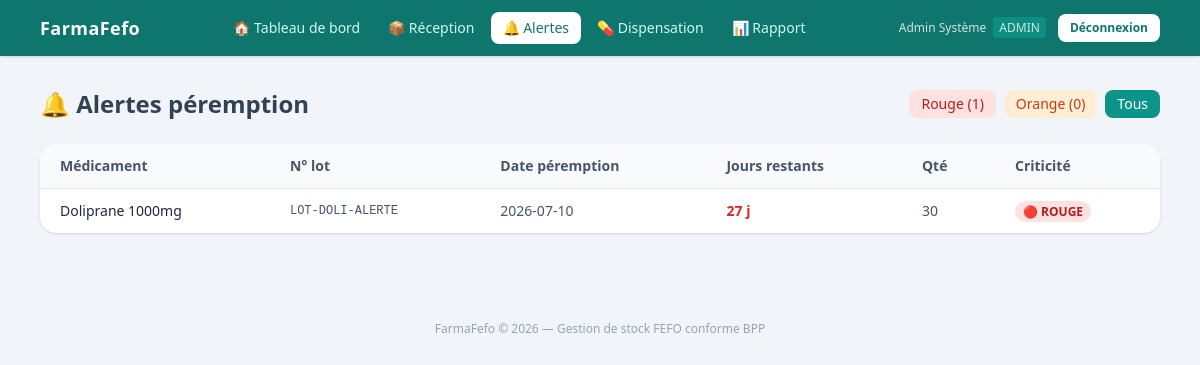
The page /alertes (signed in) on the database its author committed.
### tables this page shows
CREATE TABLE LOT (
    id                  VARCHAR(36)  PRIMARY KEY,
    medicament_id       VARCHAR(36)  NOT NULL,
    numero_lot          VARCHAR(100) NOT NULL,
    date_peremption     DATE         NOT NULL,
    quantite_disponible INT          NOT NULL CHECK (quantite_disponible >= 0),
    statut              VARCHAR(50)  NOT NULL
                        CHECK (statut IN ('DISPONIBLE','ALERTE_ORANGE','ALERTE_ROUGE','PERIME','DETRUIT')),
    cree_par            VARCHAR(36)  NOT NULL,
    CONSTRAINT fk_lot_medicament  FOREIGN KEY (medicament_id) REFERENCES MEDICAMENT(id),
    CONSTRAINT fk_lot_utilisateur FOREIGN KEY (cree_par)      REFERENCES UTILISATEUR(id)
);

CREATE TABLE MEDICAMENT (
    id                  VARCHAR(36)    PRIMARY KEY,
    nom_commercial      VARCHAR(255)   NOT NULL,
    code_cip13          VARCHAR(13)    UNIQUE NOT NULL,
    prix_achat_unitaire DECIMAL(10,2)  NOT NULL,
    seuil_alerte_stock  INT            NOT NULL
);

### config/database.php (called while the page is built, shortened)
<?php
class Database
{
    private static ?PDO $instance = null;
    public static function getConnection(): PDO
    {
        if (self::$instance === null) {
            $host   = 'localhost';
            $dbname = 'farmafefo';
            $user   = 'root';
            $pass   = '';
            $dsn = "mysql:host=$host;dbname=$dbname;charset=utf8mb4";
            self::$instance = new PDO($dsn, $user, $pass, [
                PDO::ATTR_ERRMODE            => PDO::ERRMODE_EXCEPTION,
                PDO::ATTR_DEFAULT_FETCH_MODE => PDO::FETCH_ASSOC,
                PDO::ATTR_EMULATE_PREPARES   => false,
            ]);
        }
        return self::$instance;
    }
}

### repository/LotRepository.php (called while the page is built, shortened)
<?php
require_once __DIR__ . '/../config/database.php';
class LotRepository
{
    private PDO $pdo;
    public function __construct()
    {
        $this->pdo = Database::getConnection();
    }
    private function fetchAll(string $sql, array $params = []): array
    {
        $stmt = $this->pdo->prepare($sql);
        $stmt->execute($params);
        return $stmt->fetchAll();
    }
    public function findAlertes(int $joursOrange = 90, int $joursRouge = 30): array
    {
        $rows = $this->fetchAll('
            SELECT l.*, m.nom_commercial
            FROM LOT l
            JOIN MEDICAMENT m ON m.id = l.medicament_id
            WHERE l.statut IN ("DISPONIBLE", "ALERTE_ORANGE", "ALERTE_ROUGE")
              AND l.quantite_disponible > 0
              AND l.date_peremption <= DATE_ADD(NOW(), INTERVAL ? DAY)
            ORDER BY l.date_peremption ASC
        ', [$joursOrange]);
        foreach ($rows as &$row) {
            $jours = (int)(new DateTime())->diff(new DateTime($row['date_peremption']))->days;
        }
        return $rows;
    }
}

### templates/alertes.php (the view)
<?php $pageTitle = 'Alertes péremption'; require __DIR__ . '/header.php'; ?>
<div class="flex items-center justify-between mb-6">
    <h1 class="text-2xl font-semibold text-slate-700">🔔 Alertes péremption</h1>
    <div class="flex gap-2 text-sm">
        <a href="<?= url('/alertes') ?>?filtre=rouge"
           class="px-3 py-1 rounded-lg font-medium transition
                  <?= ($filtre === 'rouge') ? 'bg-red-600 text-white' : 'bg-red-100 text-red-700 hover:bg-red-200' ?>">
            Rouge (<?= count($rouge) ?>)
        </a>
        <a href="<?= url('/alertes') ?>?filtre=orange"
           class="px-3 py-1 rounded-lg font-medium transition
                  <?= ($filtre === 'orange') ? 'bg-orange-500 text-white' : 'bg-orange-100 text-orange-700 hover:bg-orange-200' ?>">
            Orange (<?= count($orange) ?>)
        </a>
        <a href="<?= url('/alertes') ?>"
           class="px-3 py-1 rounded-lg font-medium transition
                  <?= ($filtre === '') ? 'bg-teal-600 text-white' : 'bg-slate-100 text-slate-600 hover:bg-slate-200' ?>">
            Tous
        </a>
    </div>
</div>
<?php
$affichage = match($filtre) {
    'rouge'  => $rouge,
    'orange' => $orange,
    default  => array_merge($rouge, $orange),
};
?>
<?php if (empty($affichage)): ?>
    <div class="bg-green-50 border border-green-200 text-green-800 rounded-xl p-6 text-center">
        ✅ Aucune alerte péremption pour le moment.
    </div>
<?php else: ?>
    <div class="bg-white rounded-2xl shadow overflow-hidden">
        <table class="w-full text-sm">
            <thead class="bg-slate-50 border-b border-slate-200">
                <tr>
                    <th class="text-left px-5 py-3 font-semibold text-slate-600">Médicament</th>
                    <th class="text-left px-5 py-3 font-semibold text-slate-600">N° lot</th>
                    <th class="text-left px-5 py-3 font-semibold text-slate-600">Date péremption</th>
                    <th class="text-left px-5 py-3 font-semibold text-slate-600">Jours restants</th>
                    <th class="text-left px-5 py-3 font-semibold text-slate-600">Qté</th>
                    <th class="text-left px-5 py-3 font-semibold text-slate-600">Criticité</th>
                </tr>
            </thead>
            <tbody class="divide-y divide-slate-100">
                <?php foreach ($affichage as $lot): ?>
                    <tr class="hover:bg-slate-50">
                        <td class="px-5 py-3 font-medium text-slate-800">
                            <?= htmlspecialchars($lot['nom_commercial']) ?>
                        </td>
                        <td class="px-5 py-3 text-slate-600 font-mono text-xs">
                            <?= htmlspecialchars($lot['numero_lot']) ?>
                        </td>
                        <td class="px-5 py-3 text-slate-600">
                            <?= htmlspecialchars($lot['date_peremption']) ?>
                        </td>
                        <td class="px-5 py-3 font-semibold
                            <?= $lot['criticite'] === 'rouge' ? 'text-red-600' : 'text-orange-600' ?>">
                            <?= $lot['jours_restants'] ?> j
                        </td>
                        <td class="px-5 py-3 text-slate-600"><?= $lot['quantite_disponible'] ?></td>
                        <td class="px-5 py-3">
                            <?php if ($lot['criticite'] === 'rouge'): ?>
                                <span class="bg-red-100 text-red-700 text-xs px-2 py-0.5 rounded-full font-semibold">🔴 ROUGE</span>
                            <?php else: ?>
                                <span class="bg-orange-100 text-orange-700 text-xs px-2 py-0.5 rounded-full font-semibold">🟠 ORANGE</span>
                            <?php endif; ?>
                        </td>
                    </tr>
                <?php endforeach; ?>
            </tbody>
        </table>
    </div>
<?php endif; ?>
<?php require __DIR__ . '/footer.php'; ?>

### public/index.php (shortened to what this page needs)
<?php
require_once __DIR__ . '/../config/database.php';
require_once __DIR__ . '/../repository/LotRepository.php';
$scriptDir = rtrim(dirname($_SERVER['SCRIPT_NAME']), '/');
$requestUri = parse_url($_SERVER['REQUEST_URI'], PHP_URL_PATH);
$base = dirname($scriptDir);
if ($base !== '/' && $base !== '' && str_starts_with($requestUri, $base)) {
    $uri = substr($requestUri, strlen($base));
} else {
    $uri = $requestUri;
}
function url(string $path): string
{
    $scriptDir = rtrim(dirname($_SERVER['SCRIPT_NAME']), '/');
    $base = dirname($scriptDir);
    return $base . $path;
}
switch ($uri) {
    case '/alertes':
        $repo    = new LotRepository();
        $alertes = $repo->findAlertes(90, 30);
        $rouge   = array_values(array_filter($alertes, fn($a) => $a['criticite'] === 'rouge'));
        $orange  = array_values(array_filter($alertes, fn($a) => $a['criticite'] === 'orange'));
        $filtre  = $_GET['filtre'] ?? '';
        include __DIR__ . '/../templates/alertes.php';
        break;
}

### templates/header.php (shortened to what this page needs)
<!DOCTYPE html>
<html lang="fr">
<head>
    <script src="https://cdn.tailwindcss.com"></script>
</head>
<body class="min-h-screen bg-slate-100">
<?php
$role = $_SESSION['role'] ?? '';
$navLinks = [
    '/dashboard'       => ['label' => '🏠 Tableau de bord', 'roles' => ['PREPARATEUR','PHARMACIEN','ADMIN']],
    '/stock/reception' => ['label' => '📦 Réception',       'roles' => ['PREPARATEUR','PHARMACIEN','ADMIN']],
    '/alertes'         => ['label' => '🔔 Alertes',         'roles' => ['PREPARATEUR','PHARMACIEN','ADMIN']],
    '/dispense'        => ['label' => '💊 Dispensation',    'roles' => ['PREPARATEUR','PHARMACIEN','ADMIN']],
    '/rapport'         => ['label' => '📊 Rapport',         'roles' => ['PHARMACIEN','ADMIN']],
];
function isActive(string $path): bool {
    $scriptDir  = rtrim(dirname($_SERVER['SCRIPT_NAME']), '/');
    $base       = dirname($scriptDir);
    $full = $base . $path;
    $current = parse_url($_SERVER['REQUEST_URI'], PHP_URL_PATH);
    return $current === $full || rtrim($current, '/') === rtrim($full, '/');
}
?>
<nav class="bg-teal-700 text-white shadow">
    <div class="max-w-6xl mx-auto px-4">
        <div class="flex items-center justify-between h-14">
            <a href="<?= url('/dashboard') ?>" class="font-bold text-lg tracking-wide">FarmaFefo</a>
            <div class="hidden md:flex items-center gap-1">
                <?php foreach ($navLinks as $path => $item): ?>
                    <?php if (in_array($role, $item['roles'])): ?>
                        <a href="<?= url($path) ?>"
                           class="px-3 py-1.5 rounded-lg text-sm font-medium transition
                                  <?= isActive($path) ? 'bg-white text-teal-700' : 'text-teal-100 hover:bg-teal-600' ?>">
                            <?= $item['label'] ?>
                        </a>
                    <?php endif; ?>
                <?php endforeach; ?>
            </div>
            <div class="flex items-center gap-3 text-sm">
                <span class="hidden sm:inline opacity-80 text-xs">
                    <?= htmlspecialchars($_SESSION['nom'] ?? '') ?>
                    <span class="ml-1 bg-teal-600 px-1.5 py-0.5 rounded text-xs">
                        <?= htmlspecialchars($role) ?>
                    </span>
                </span>
                <a href="<?= url('/logout') ?>"
                   class="bg-white text-teal-700 hover:bg-teal-50 font-semibold px-3 py-1.5 rounded-lg text-xs transition">
                    Déconnexion
                </a>
            </div>
        </div>
    </div>
</nav>
<main class="max-w-6xl mx-auto px-4 py-8">

### templates/footer.php
</main>
<footer class="text-center text-xs text-slate-400 py-6 mt-8">
    FarmaFefo &copy; <?= date('Y') ?> — Gestion de stock FEFO conforme BPP
</footer>
</body>
</html>

### rows shown on the page
lot: medicament.nom_commercial "Doliprane 1000mg", numero_lot "LOT-DOLI-ALERTE", date_peremption "2026-07-10", jours_restants "27", quantite_disponible "30"

### other values the page prints
$item['label'] "🏠 Tableau de bord"
$item['label'] "📦 Réception"
$item['label'] "🔔 Alertes"
$item['label'] "💊 Dispensation"
$item['label'] "📊 Rapport"
$_SESSION['nom'] "Admin Système"
$role "ADMIN"
count($rouge) "1"
count($orange) "0"
